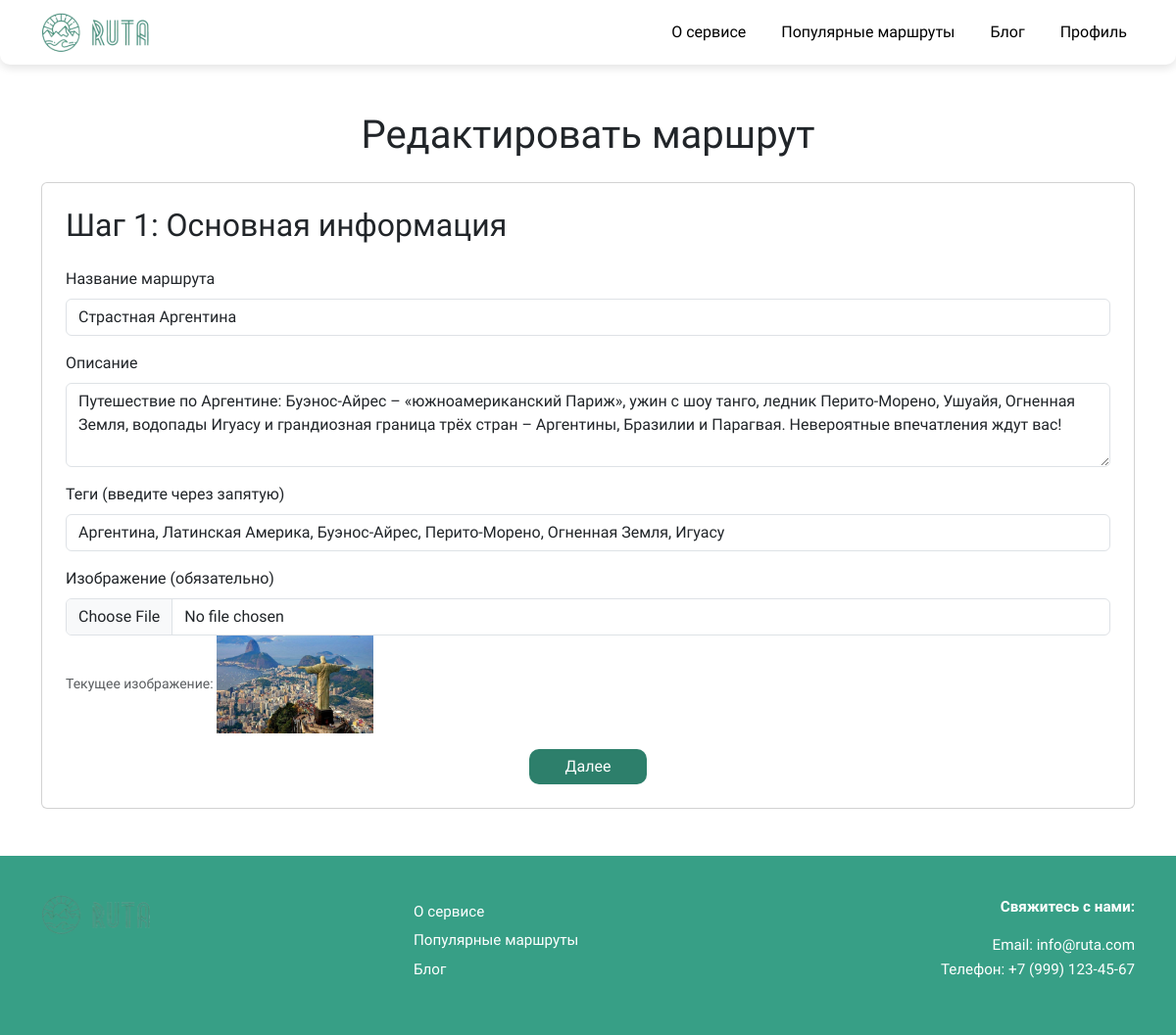
The app's page /routes/trip/4cc9e443-70ca-407d-a4d7-13c3a510d78e/edit/ (signed in) with its own data.
### trips/models.py (models this page shows, shortened)
class Trip(models.Model):
    user = models.ForeignKey(User, on_delete=models.CASCADE, related_name='trips', verbose_name='Автор')
    title = models.CharField(max_length=200, verbose_name='Название')
    description = models.TextField(verbose_name='Описание', blank=True)
    image = models.ImageField(upload_to='trips/', blank=True, null=True, verbose_name='Изображение')
    date = models.DateField(verbose_name='Дата')
    slug = models.SlugField(max_length=250, unique=True, blank=True, verbose_name='URL')
    created_at = models.DateTimeField(auto_now_add=True, verbose_name='Дата создания')
    tags = models.CharField(max_length=200, blank=True, verbose_name='Теги')
    is_public = models.BooleanField(default=True, verbose_name='Публичный маршрут')
    is_completed = models.BooleanField(default=False, verbose_name='Посещён')
    class Meta:
        verbose_name = 'Маршрут'
        verbose_name_plural = 'Маршруты'

### trips/views.py (the view, shortened to what this page needs)
# urls.py: path('trip/<str:slug>/edit/', views.edit_trip_view, name='edit_trip'),
@login_required
def edit_trip_view(request, slug):
    trip = get_object_or_404(Trip, slug=slug)
    if request.user != trip.user:
        messages.error(request, 'Вы не можете редактировать этот маршрут.')
        return redirect('trips:trip_detail', slug=slug)
    form_data = request.session.get('trip_form_data', {
        'title': trip.title,
        'description': trip.description,
        'tags': trip.tags,
        'date': trip.date,
        'is_public': trip.is_public,
        'is_completed': trip.is_completed,
        'image_path': trip.image.url if trip.image else None,
    })
    points = request.session.get('trip_points', [
        {
            'id': point.id,
            'name': point.name,
            'point_type': point.point_type,
            'address': point.address,
            'description': point.description,
            'lat': str(point.latitude) if point.latitude else '',
            'lng': str(point.longitude) if point.longitude else '',
            'image_path': point.image.url if point.image else None,
        } for point in trip.points.all()
    ])
    step = int(request.POST.get('step', 1)) if request.method == 'POST' else 1
    def save_temp_file(uploaded_file):
        if not uploaded_file:
            return None
        temp_dir = os.path.join(settings.MEDIA_ROOT, 'temp')
        os.makedirs(temp_dir, exist_ok=True)
        file_name = f"{uuid.uuid4()}_{uploaded_file.name}"
        temp_path = os.path.join(temp_dir, file_name)
        with open(temp_path, 'wb+') as destination:
            for chunk in uploaded_file.chunks():
                destination.write(chunk)
        return os.path.join('temp', file_name)
    return render(request, 'trips/edit_trip.html', {
        'trip': trip,
        'step': step,
        'form_data': form_data,
        'points': points,
    })

### trips/templates/trips/edit_trip.html (shortened to what this page needs)
{% extends "base_layout.html" %}
{% load static %}
{% block content %}
<div class="container mt-5">
    <h1 class="text-center mb-4">Редактировать маршрут</h1>
    {% if step == 1 %}
    <form method="post" enctype="multipart/form-data" class="add-trip-form" id="add-trip-form">
        <div class="card custom-card p-4 mb-5">
            <h2 class="mb-4">Шаг 1: Основная информация</h2>
            <div class="mb-3">
                <label for="title" class="form-label">Название маршрута</label>
                <input type="text" class="form-control" id="title" name="title" value="{{ trip.title }}" required>
            </div>
            <div class="mb-3">
                <label for="description" class="form-label">Описание</label>
                <textarea class="form-control" id="description" name="description" rows="3">{{ trip.description }}</textarea>
            </div>
            <div class="mb-3">
                <label for="tags" class="form-label">Теги (введите через запятую)</label>
                <input type="text" class="form-control" id="tags" name="tags" value="{{ trip.tags }}" placeholder="например: горы, природа, путешествие">
            </div>
            <div class="mb-3">
                <label for="image" class="form-label">Изображение (обязательно)</label>
                <input type="file" class="form-control" id="image" name="image" accept="image/*" {% if not trip.image %}required{% endif %}>
                {% if trip.image %}
                    <small class="form-text">Текущее изображение: <img src="{{ trip.image.url }}" alt="Current image" style="max-height: 100px;"></small>
                {% endif %}
            </div>
            <div class="text-center">
                <button type="submit" class="btn custom-button">Далее</button>
            </div>
        </div>
    </form>
    {% endif %}
</div>
{% block extra_head %}
<link rel="stylesheet" href="https://unpkg.com/leaflet@1.9.4/dist/leaflet.css" />
{% endblock extra_head %}
{% endblock content %}

### static/css/style.css (style rules this page uses)
html, body { font-family: 'Comfortaa', sans-serif !important; min-height: 100vh; display: flex; flex-direction: column; background-color: #f4f7f6; }
.btn { border-radius: 10px !important; display: inline-block !important; }
.custom-button { border-radius: 10px !important; background: #2d7f6b !important; border: none !important; color: white !important; font-size: 0.95rem; padding: 12px 24px; text-align: center; cursor: pointer; transition: background 0.3s, transform 0.2s, box-shadow 0.3s; text-decoration: none !important; white-space: nowrap; min-width: 120px; line-height: 1.5; display: inline-block !important; }

### records on screen
Trip: title "Страстная Аргентина", description "Путешествие по Аргентине: Буэнос-Айрес – «южноамериканский Париж», ужин с шоу танго, ледник Перито-Морено, Ушуайя, Огненная Земля, водопады Игуасу и грандиозная граница трёх стран – Аргентины, Бразилии и Парагвая. Невероятные впечатления ждут вас!", tags "Аргентина, Латинская Америка, Буэнос-Айрес, Перито-Морено, Огненная Земля, Игуасу", image (picture)
